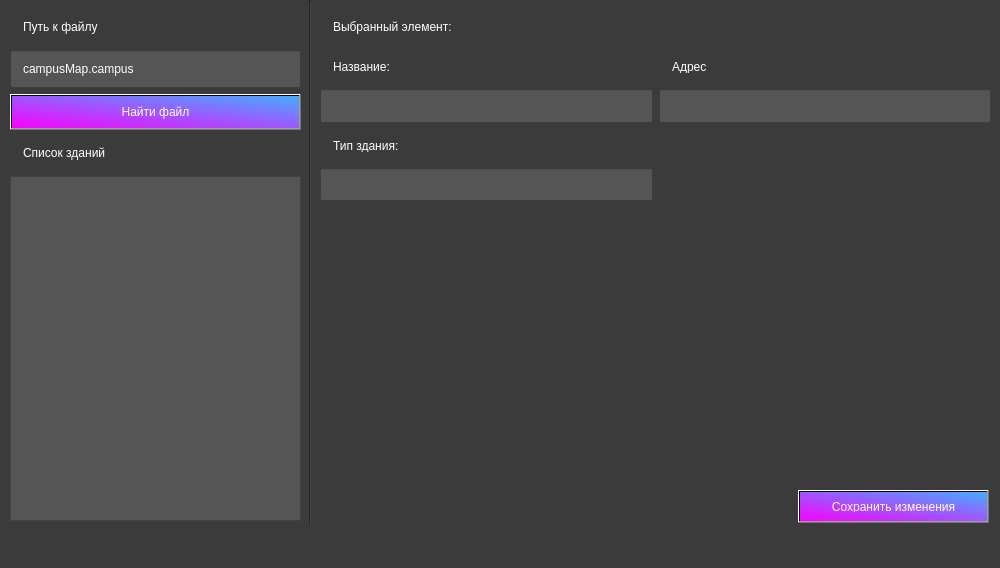
<?xml version="1.0" encoding="UTF-8"?>
<ui version="4.0">
 <class>Editor</class>
 <widget class="QMainWindow" name="Editor">
  <property name="geometry">
   <rect>
    <x>0</x>
    <y>0</y>
    <width>1000</width>
    <height>568</height>
   </rect>
  </property>
  <property name="minimumSize">
   <size>
    <width>1000</width>
    <height>568</height>
   </size>
  </property>
  <property name="maximumSize">
   <size>
    <width>1000</width>
    <height>568</height>
   </size>
  </property>
  <property name="windowTitle">
   <string>Editor</string>
  </property>
  <property name="styleSheet">
   <string notr="true">background-color: rgb(59, 59, 59);
padding: 10px;</string>
  </property>
  <widget class="QWidget" name="centralwidget">
   <widget class="Line" name="line">
    <property name="geometry">
     <rect>
      <x>300</x>
      <y>0</y>
      <width>20</width>
      <height>541</height>
     </rect>
    </property>
    <property name="styleSheet">
     <string notr="true">color: rgb(255, 255, 255);</string>
    </property>
    <property name="orientation">
     <enum>Qt::Vertical</enum>
    </property>
   </widget>
   <widget class="QWidget" name="verticalLayoutWidget">
    <property name="geometry">
     <rect>
      <x>10</x>
      <y>10</y>
      <width>291</width>
      <height>511</height>
     </rect>
    </property>
    <layout class="QVBoxLayout" name="verticalLayout">
     <item>
      <widget class="QLabel" name="label">
       <property name="styleSheet">
        <string notr="true">color: rgb(255, 255, 255);</string>
       </property>
       <property name="text">
        <string>Путь к файлу</string>
       </property>
      </widget>
     </item>
     <item>
      <widget class="QLineEdit" name="lineEdit">
       <property name="styleSheet">
        <string notr="true">background-color: rgb(85, 85, 85);
color: rgb(255, 255, 255);
border-color: rgb(255, 255, 255);</string>
       </property>
       <property name="text">
        <string>campusMap.campus</string>
       </property>
      </widget>
     </item>
     <item>
      <widget class="QPushButton" name="pushButtonNo">
       <property name="styleSheet">
        <string notr="true">background-color: qlineargradient(spread:pad, x1:0, y1:1, x2:1, y2:0, stop:0 rgba(250, 0, 255, 255), stop:1 rgba(68, 173, 255, 255));
color: rgb(255, 255, 255);</string>
       </property>
       <property name="text">
        <string>Найти файл</string>
       </property>
      </widget>
     </item>
     <item>
      <widget class="QLabel" name="label_6">
       <property name="styleSheet">
        <string notr="true">color: rgb(255, 255, 255);</string>
       </property>
       <property name="text">
        <string>Список зданий</string>
       </property>
      </widget>
     </item>
     <item>
      <widget class="QListWidget" name="listWidget">
       <property name="autoFillBackground">
        <bool>false</bool>
       </property>
       <property name="styleSheet">
        <string notr="true">background-color: rgb(85, 85, 85);
color: rgb(255, 255, 255);
border-color: rgb(255, 255, 255);</string>
       </property>
      </widget>
     </item>
    </layout>
   </widget>
   <widget class="QWidget" name="gridLayoutWidget">
    <property name="geometry">
     <rect>
      <x>320</x>
      <y>10</y>
      <width>671</width>
      <height>191</height>
     </rect>
    </property>
    <layout class="QGridLayout" name="gridLayout">
     <item row="1" column="0">
      <widget class="QLabel" name="label_3">
       <property name="styleSheet">
        <string notr="true">color: rgb(255, 255, 255);</string>
       </property>
       <property name="text">
        <string>Название:</string>
       </property>
      </widget>
     </item>
     <item row="1" column="1">
      <widget class="QLabel" name="label_4">
       <property name="styleSheet">
        <string notr="true">color: rgb(255, 255, 255);</string>
       </property>
       <property name="text">
        <string>Адрес</string>
       </property>
      </widget>
     </item>
     <item row="2" column="0">
      <widget class="QLineEdit" name="lineEdit_3">
       <property name="styleSheet">
        <string notr="true">background-color: rgb(85, 85, 85);
color: rgb(255, 255, 255);
border-color: rgb(255, 255, 255);</string>
       </property>
       <property name="text">
        <string/>
       </property>
      </widget>
     </item>
     <item row="3" column="0">
      <widget class="QLabel" name="label_5">
       <property name="styleSheet">
        <string notr="true">color: rgb(255, 255, 255);</string>
       </property>
       <property name="text">
        <string>Тип здания:</string>
       </property>
      </widget>
     </item>
     <item row="4" column="0">
      <widget class="QLineEdit" name="lineEdit_4">
       <property name="styleSheet">
        <string notr="true">background-color: rgb(85, 85, 85);
color: rgb(255, 255, 255);
border-color: rgb(255, 255, 255);</string>
       </property>
       <property name="text">
        <string/>
       </property>
      </widget>
     </item>
     <item row="2" column="1">
      <widget class="QLineEdit" name="lineEdit_2">
       <property name="styleSheet">
        <string notr="true">background-color: rgb(85, 85, 85);
color: rgb(255, 255, 255);
border-color: rgb(255, 255, 255);</string>
       </property>
       <property name="text">
        <string/>
       </property>
      </widget>
     </item>
     <item row="0" column="0">
      <widget class="QLabel" name="label_2">
       <property name="styleSheet">
        <string notr="true">color: rgb(255, 255, 255);</string>
       </property>
       <property name="text">
        <string>Выбранный элемент:</string>
       </property>
      </widget>
     </item>
    </layout>
   </widget>
   <widget class="QPushButton" name="pushButtonNo_2">
    <property name="geometry">
     <rect>
      <x>798</x>
      <y>490</y>
      <width>191</width>
      <height>33</height>
     </rect>
    </property>
    <property name="styleSheet">
     <string notr="true">background-color: qlineargradient(spread:pad, x1:0, y1:1, x2:1, y2:0, stop:0 rgba(250, 0, 255, 255), stop:1 rgba(68, 173, 255, 255));
color: rgb(255, 255, 255);</string>
    </property>
    <property name="text">
     <string>Сохранить изменения</string>
    </property>
   </widget>
   <widget class="QLabel" name="frame">
    <property name="geometry">
     <rect>
      <x>320</x>
      <y>210</y>
      <width>661</width>
      <height>261</height>
     </rect>
    </property>
    <property name="text">
     <string/>
    </property>
   </widget>
  </widget>
  <widget class="QStatusBar" name="statusbar"/>
 </widget>
 <resources/>
 <connections/>
</ui>
